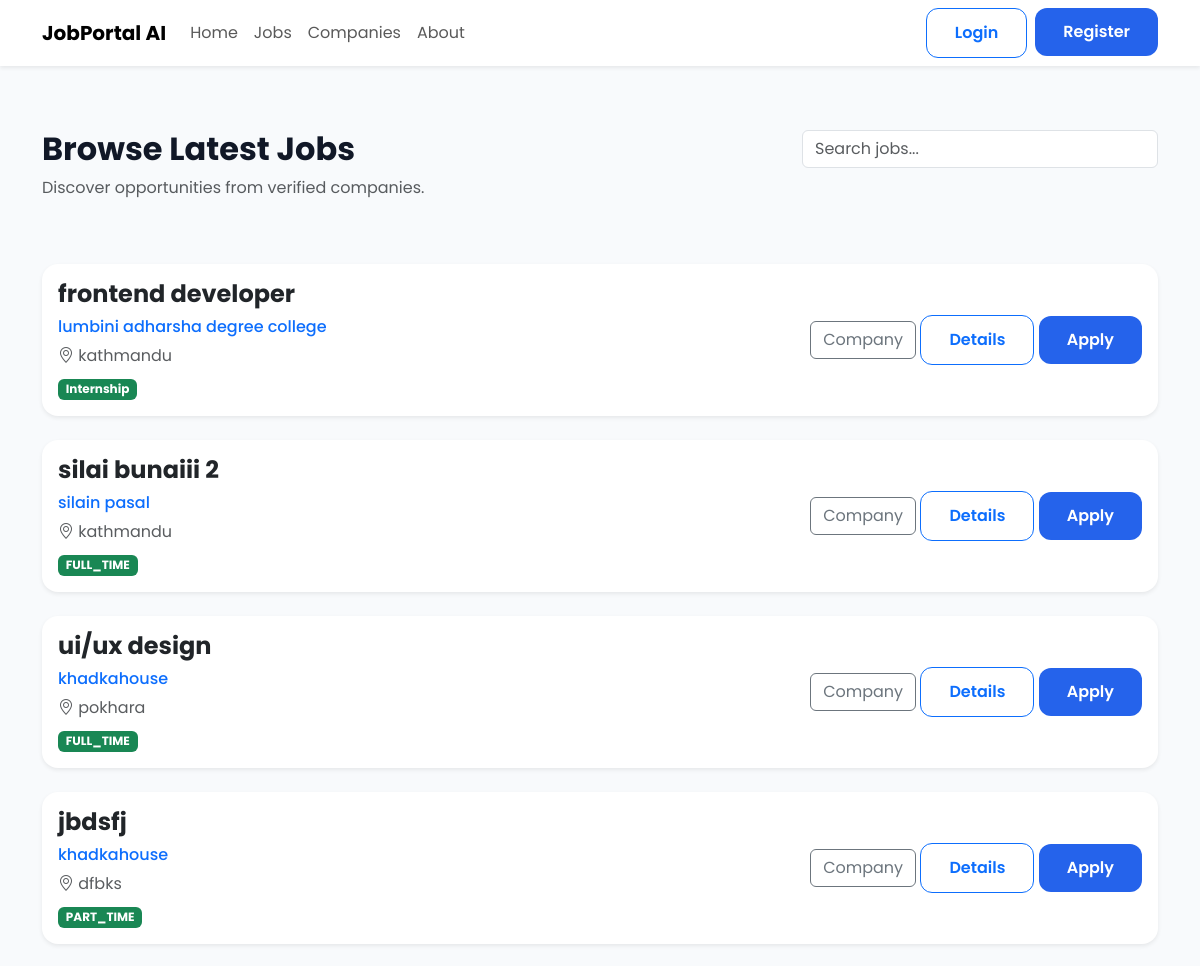
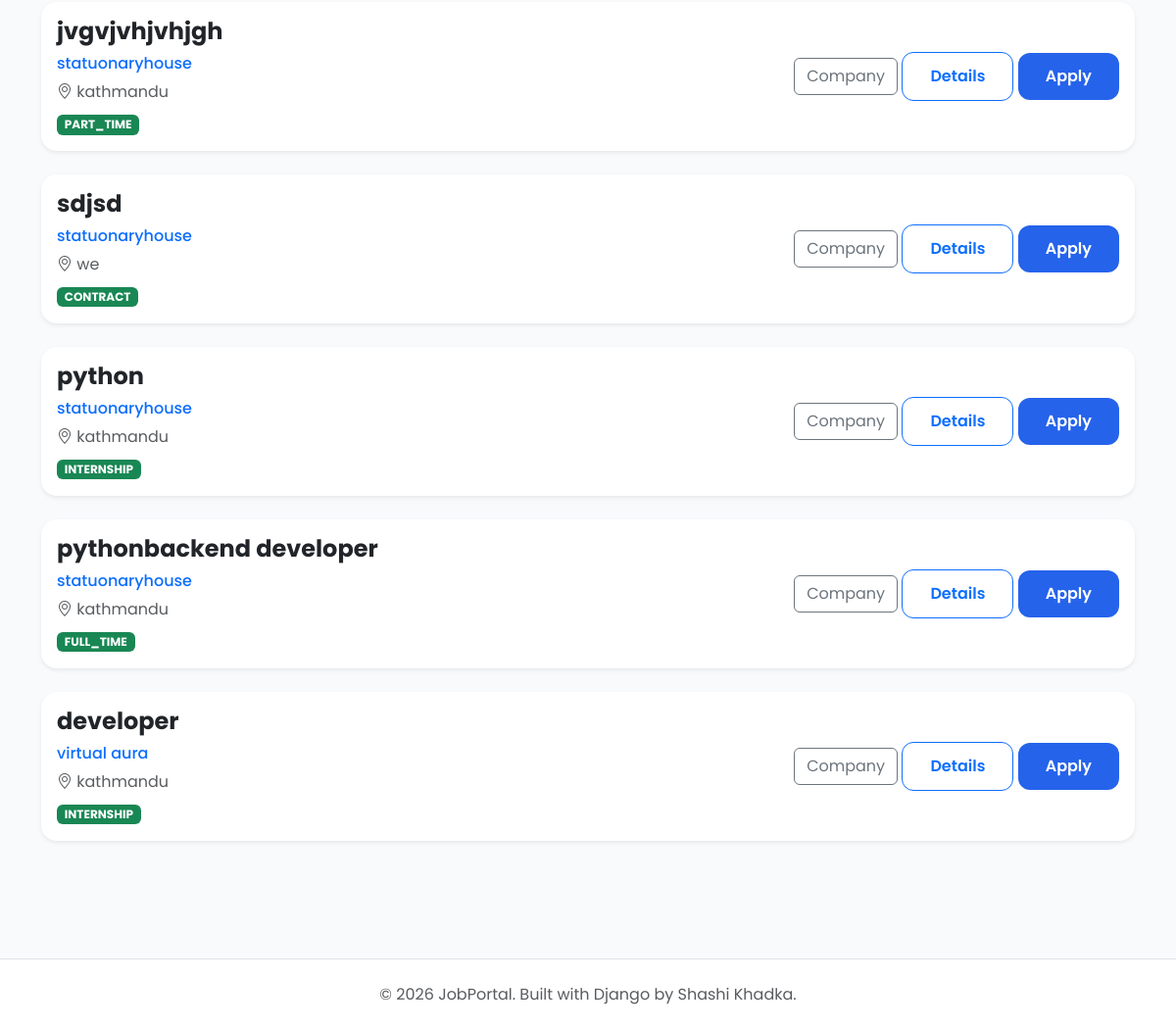
The page /jobs/jobs/ on the database its author committed (2 pictures, top to bottom).
### jobs/models.py (models this page shows, shortened)
class Job(models.Model):
    class EmploymentType(models.TextChoices):
        FULL_TIME = "Full Time"
        PART_TIME = "Part Time"
        INTERNSHIP = "Internship"
        CONTRACT = "Contract"
    class ExperienceLevel(models.TextChoices):
        ENTRY =  "Entry Level"
        MID =  "Mid Level"
        SENIOR = "Senior Level"
    company = models.ForeignKey(Company,on_delete=models.CASCADE,related_name="jobs")
    title = models.CharField(max_length=200)
    slug = models.SlugField(unique=True,blank=True)
    description = models.TextField()
    location = models.CharField(max_length=150)
    employment_type = models.CharField(max_length=20,choices=EmploymentType.choices)
    experience_level = models.CharField( max_length=20, choices=ExperienceLevel.choices )
    salary_min = models.PositiveIntegerField()
    salary_max = models.PositiveIntegerField()
    vacancies = models.PositiveIntegerField(default=1)
    deadline = models.DateField()
    is_active = models.BooleanField(default=True)
    created_at = models.DateTimeField(auto_now_add=True)
    updated_at = models.DateTimeField(auto_now=True)

### companies/models.py (models this page shows, shortened)
class Company(models.Model):
    owner = models.OneToOneField(
        settings.AUTH_USER_MODEL,
        on_delete=models.CASCADE,
        related_name="company",
    )
    company_name = models.CharField(max_length=200)
    slug = models.SlugField(unique=True, blank=True)
    logo = models.ImageField(
        upload_to="company_logos/",
        blank=True,
        null=True,
    )
    description = models.TextField()
    website = models.URLField(blank=True)
    email = models.EmailField()
    phone = models.CharField(max_length=20)
    address = models.TextField()
    location = models.CharField(max_length=255)
    city = models.CharField(max_length=100)
    country = models.CharField(max_length=100)
    established_date = models.DateField()
    employee_count = models.PositiveIntegerField()
    created_at = models.DateTimeField(auto_now_add=True)
    updated_at = models.DateTimeField(auto_now=True)

### jobs/views.py (the view)
# urls.py: path("jobs/", views.job_list, name="job-list"),
def job_list(request):
    jobs = Job.objects.filter( is_active=True).order_by("-created_at")
    keyword = request.GET.get("keyword")
    if keyword:
        jobs = jobs.filter(
            Q(title__icontains=keyword) |
            Q(company__company_name__icontains=keyword) |
            Q(location__icontains=keyword)
        )
    return render( request, "jobs/job_list.html",{"jobs": jobs})

### templates/jobs/job_list.html (shortened to what this page needs)
{% extends "public_base.html" %}
{% load static %}
{% block content %}
<div class="container py-5">
    <div class="row mb-5">
        <div class="col-lg-8">
            <h2 class="fw-bold">
                Browse Latest Jobs
            </h2>
            <p class="text-muted">
                Discover opportunities from verified companies.
            </p>
        </div>
        <div class="col-lg-4">
            <form method="GET">
                <input
                    type="text"
                    name="keyword"
                    value="{{ request.GET.keyword }}"
                    class="form-control"
                    placeholder="Search jobs...">
            </form>
        </div>
    </div>
    {% for job in jobs %}
    <div class="card shadow-sm border-0 rounded-4 mb-4">
        <div class="card-body">
            <div class="row align-items-center">
                <div class="col-lg-8">
                    <h4 class="fw-bold">
                        {{ job.title }}
                    </h4>
                    <h6 class="text-primary">
                        {{ job.company.company_name }}
                    </h6>
                    <p class="text-muted mb-2">
                        <i class="bi bi-geo-alt"></i>
                        {{ job.location }}
                    </p>
                    <span class="badge bg-success">
                        {{ job.get_employment_type_display }}
                    </span>
                </div>
                <div class="col-lg-4 text-end">
                    <a href="{% url 'company-detail' job.company.pk %}"
                       class="btn btn-outline-secondary">
                        Company
                    </a>
                    <a href="{% url 'job-detail' job.pk %}"
                       class="btn btn-outline-primary">
                        Details
                    </a>
                    <a href="{% url 'apply-job' job.pk %}"
                       class="btn btn-primary">
                        Apply
                    </a>
                </div>
            </div>
        </div>
    </div>
    {% empty %}
    <div class="text-center py-5">
        <h4>No Jobs Available</h4>
    </div>
    {% endfor %}
</div>
{% endblock %}

### static/css/style.css (style rules this page uses)
* { margin:0; padding:0; box-sizing:border-box; }
body { font-family:'Poppins',sans-serif; background:var(--light); color:var(--dark); }
a { text-decoration:none; }

### static/css/home.css (style rules this page uses)
:root { --primary:#2563eb; --primary-dark:#1d4ed8; --success:#16a34a; --warning:#f59e0b; --danger:#ef4444; --text:#111827; --text-light:#6b7280; --border:#e5e7eb; --white:#ffffff; --background:#f8fafc; --radius:18px; --shadow:0 10px 30px rgba(0,0,0,.06); --shadow-hover:0 18px 40px rgba(37,99,235,.15); }
body { background:var(--background); font-family:"Poppins",sans-serif; color:var(--text); }
a { text-decoration:none; }
.btn-primary { background:var(--primary); border:none; border-radius:12px; font-weight:600; padding:12px 28px; }
.btn-outline-primary { border-radius:12px; font-weight:600; padding:12px 28px; }

### rows shown on the page
Job: title "frontend developer", company.company_name "lumbini adharsha degree college", location "kathmandu", employment_type "Internship"
Job: title "silai bunaiii 2", company.company_name "silain pasal", location "kathmandu", employment_type "FULL_TIME"
Job: title "ui/ux design", company.company_name "khadkahouse", location "pokhara", employment_type "FULL_TIME"
Job: title "jbdsfj", company.company_name "khadkahouse", location "dfbks", employment_type "PART_TIME"
Job: title "jvgvjvhjvhjgh", company.company_name "statuonaryhouse", location "kathmandu", employment_type "PART_TIME"
Job: title "sdjsd", company.company_name "statuonaryhouse", location "we", employment_type "CONTRACT"
Job: title "python", company.company_name "statuonaryhouse", location "kathmandu", employment_type "INTERNSHIP"
Job: title "pythonbackend developer", company.company_name "statuonaryhouse", location "kathmandu", employment_type "FULL_TIME"
Job: title "developer", company.company_name "virtual aura", location "kathmandu", employment_type "INTERNSHIP"
